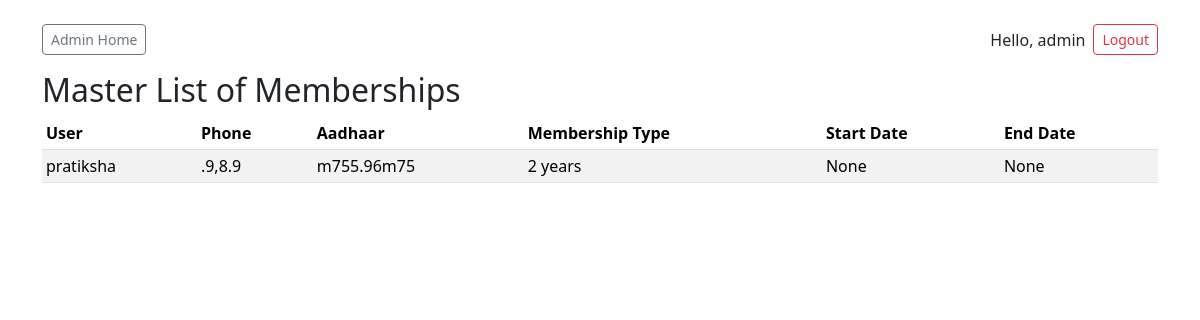
Screenshot of /dashboard/reports/memberships/ (signed in) with the database file from the repository.
### library/models.py (models this page shows, shortened)
class Member(models.Model):
    user = models.OneToOneField(User, on_delete=models.CASCADE)
    phone = models.CharField(max_length=20, blank=True)
    adhaar = models.CharField(max_length=20, blank=True)
    MEMBERSHIP_CHOICES = [
        ('6m', '6 months'),
        ('1y', '1 year'),
        ('2y', '2 years'),
    ]
    membership_type = models.CharField(max_length=2, choices=MEMBERSHIP_CHOICES, default='1y')
    membership_start = models.DateField(null=True, blank=True)
    membership_end = models.DateField(null=True, blank=True)

### library/views.py (the view)
# urls.py: path('dashboard/reports/memberships/', views.membership_master_list, name='membership_master_list'),
@staff_member_required
def membership_master_list(request):
    members = Member.objects.all()
    return render(request, 'library/admin/membership_master_list.html', {'members': members})

### library/templates/library/admin/membership_master_list.html (shortened to what this page needs)
{% extends "library/base.html" %}
{% block content %}
<h2>Master List of Memberships</h2>
<table class="table table-sm table-striped">
  <thead>
    <tr>
      <th>User</th>
      <th>Phone</th>
      <th>Aadhaar</th>
      <th>Membership Type</th>
      <th>Start Date</th>
      <th>End Date</th>
    </tr>
  </thead>
  <tbody>
    {% for member in members %}
      <tr>
        <td>{{ member.user.username }}</td>
        <td>{{ member.phone }}</td>
        <td>{{ member.adhaar }}</td>
        <td>{{ member.get_membership_type_display }}</td>
        <td>{{ member.membership_start }}</td>
        <td>{{ member.membership_end }}</td>
      </tr>
    {% empty %}
      <tr><td colspan="6">No memberships found.</td></tr>
    {% endfor %}
  </tbody>
</table>
{% endblock %}

### library/templates/library/base.html (shortened to what this page needs)
<!doctype html>
<html>
<head>
  <link href="https://cdn.jsdelivr.net/npm/bootstrap@5.3.2/dist/css/bootstrap.min.css" rel="stylesheet">
</head>
<body class="container py-4">
  <nav class="mb-3 d-flex align-items-center">
    <div>
      {% if user.is_staff %}
        <a class="btn btn-sm btn-outline-secondary me-1" href="{% url 'admin_home' %}">Admin Home</a>
      {% else %}
        <a class="btn btn-sm btn-outline-primary me-1" href="{% url 'book_availability' %}">Books</a>
        <a class="btn btn-sm btn-outline-success" href="{% url 'user_home' %}">My Account</a>
      {% endif %}
    </div>
    <div class="ms-auto d-flex align-items-center">
      {% if user.is_authenticated %}
        <span class="me-2">Hello, {{ user.username }}</span>
        <form method="post" action="{% url 'logout' %}" style="display:inline;">
          <button type="submit" class="btn btn-sm btn-outline-danger">Logout</button>
        </form>
      {% else %}
        <a class="btn btn-sm btn-outline-primary" href="{% url 'login' %}">Login</a>
      {% endif %}
    </div>
  </nav>
  {% block content %}{% endblock %}
</body>
</html>

### rows the page displays
Member: user.username "pratiksha", phone ".9,8.9", adhaar "m755.96m75", membership_type "2 years", membership_start "None", membership_end "None"

### other values shown
{{ user.username }} "admin"
